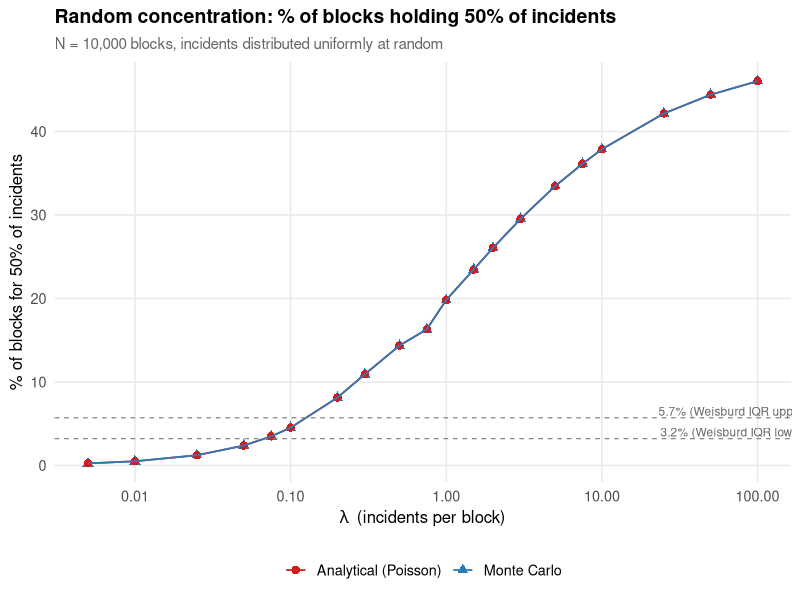
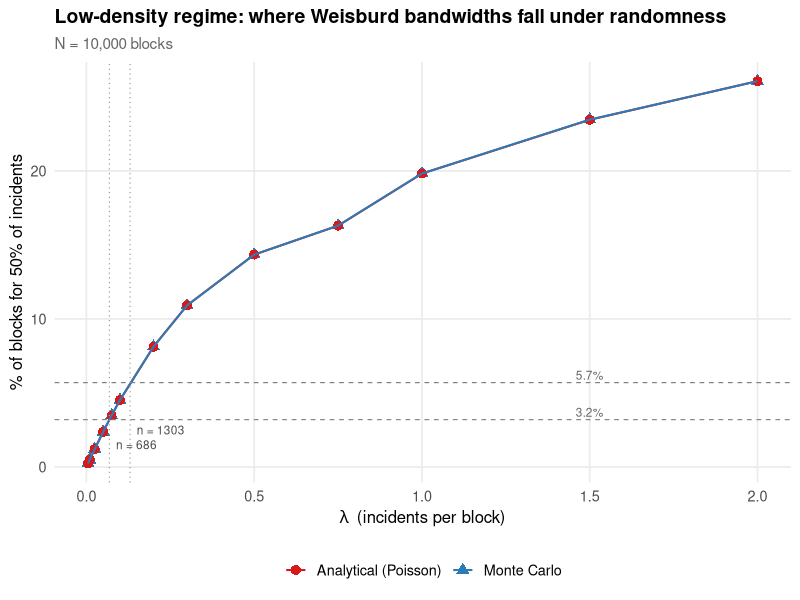

Reproduce these figures in R, in order.
# =============================================================================
# 01-toy_concentration.R
# Toy example: How much concentration does randomness alone produce?
#
# Two approaches compared:
#   1. Monte Carlo — randomly distribute n incidents across N blocks, measure
#      concentration (what % of blocks account for 50% of incidents)
#   2. Analytical — Poisson model with tie-breaking
#
# Inspired by Chalfin, Kaplan & Cuellar (2021), "Measuring Marginal Crime
# Concentration," JRCD 58(4).
# =============================================================================

library(tidyverse)

set.seed(42)

# --- Parameters --------------------------------------------------------------

N <- 10000L                        # number of hypothetical street blocks
n_sims <- 500L                     # Monte Carlo replications per incident count
incident_counts <- c(
  50, 100, 250, 500, 750,
  1000, 2000, 3000, 5000, 7500,
  10000, 15000, 20000, 30000, 50000,
  75000, 100000, 250000, 500000, 1000000
)

# --- 1. Monte Carlo simulation -----------------------------------------------

mc_one <- function(n_incidents, N_blocks) {
  # Assign each incident to a random block (uniform with replacement)
  counts <- tabulate(sample.int(N_blocks, n_incidents, replace = TRUE),
                     nbins = N_blocks)
  # Sort descending

  counts_sorted <- sort(counts, decreasing = TRUE)
  total <- sum(counts_sorted)
  cumshare <- cumsum(counts_sorted) / total
  # What fraction of blocks accounts for 50% of incidents?
  k50 <- which(cumshare >= 0.50)[1]
  k50 / N_blocks
}

mc_results <- map_dfr(incident_counts, function(n_inc) {
  pct_blocks <- replicate(n_sims, mc_one(n_inc, N))
  tibble(
    n_incidents = n_inc,
    lambda      = n_inc / N,
    method      = "Monte Carlo",
    pct_blocks_for_50pct = mean(pct_blocks),
    se          = sd(pct_blocks) / sqrt(n_sims)
  )
})

# --- 2. Analytical Poisson solution ------------------------------------------
#
# Key identity (from Poisson properties):
#   Share of incidents on blocks with count >= k equals P(X >= k-1)
#   where X ~ Poisson(lambda), lambda = n/N
#
# The "top p fraction" won't land exactly at an integer threshold (discrete).
# With k* = critical count where P(X >= k*) <= p <= P(X >= k*-1):
#
#   P(X >= k*-1) + (k*-1)/lambda * [p - P(X >= k*)] = q   (share of incidents)
#
# For small lambda (most of our range), k* = 2 and the equation simplifies to:
#   e^{-lambda} = (1 - p) - (1 - q) * lambda
#
# But we want the INVERSE problem: given N blocks and n incidents (so lambda
# is known), what fraction p of blocks holds q = 50% of incidents?
#
# General approach: for a given lambda, compute p exactly.

analytical_pct_blocks_for_50pct <- function(lambda) {
  if (lambda == 0) return(0)
  q <- 0.50  # target share of incidents

  # Find k*: smallest k such that P(X >= k) <= some candidate p
  # Actually, we solve directly: sweep over possible k* values
  # For each candidate k*, the fraction p of blocks in the "top" group is:
  #
  # The top group = all blocks with count >= k*, plus a fraction of the
  # blocks with count == k*-1
  #
  # Share of incidents from blocks with count >= k* is P(X >= k*-1) [identity]
  # We need to figure out how many blocks from the (k*-1) tier to include
  # so that total incident share = q.
  #
  # incident_share_from_geq_kstar = sum_{j>=k*} j*P(j) / lambda = P(X >= k*-1)
  # incident_share_from_tier      = (k*-1)/lambda * f, where f = fraction of
  #                                 the (k*-1) tier we include
  # blocks_share = P(X >= k*) + f * P(X = k*-1)
  #
  # Setting total incident share = q:
  #   P(X >= k*-1) + (k*-1)/lambda * f * P(X = k*-1) ... wait
  #
  # Let me be more careful. The identity gives us:
  #   sum_{j>=k} j P(j) = lambda * P(X >= k-1)
  #
  # So incidents from blocks with count >= k* :
  #   share_geq = P(X >= k*-1)       [as fraction of total = lambda]
  #

  # If share_geq >= q already, k* is too low. Increase k*.
  # If share_geq < q, we need to dip into the (k*-1) tier.
  #
  # Each block in the (k*-1) tier contributes (k*-1)/lambda share of total.
  # Wait — each block contributes (k*-1) incidents out of lambda*N total,
  # so as a share of total incidents: (k*-1)/(lambda*N) per block.
  # Number of blocks in the tier: N * P(X = k*-1).
  # We take f of them, so incident share from tier = f * N * P(X=k*-1) * (k*-1) / (lambda*N)
  #                                                = f * P(X=k*-1) * (k*-1) / lambda
  #
  # Total incident share = P(X >= k*-1) + f * P(X=k*-1) * (k*-1)/lambda = q
  # => f = (q - P(X >= k*-1)) * lambda / ((k*-1) * P(X=k*-1))
  #
  # Block share = P(X >= k*) + f * P(X = k*-1)

  # Find k*: the threshold count
  # k* is smallest integer such that the incident share from >= k* alone is <= q
  # i.e., P(X >= k*-1) <= q
  # i.e., k*-1 >= qpois(1-q, lambda)  ... roughly

  # Sweep from k*=1 upward
  for (kstar in 1:1000) {
    share_geq <- ppois(kstar - 2, lambda, lower.tail = FALSE)
    # share_geq = P(X >= kstar-1) = incident share from blocks with count >= kstar
    # Wait: P(X >= kstar-1) = 1 - P(X <= kstar-2)
    # When kstar=1: share_geq = P(X >= 0) = 1. That's all incidents. Too much.
    # When kstar=2: share_geq = P(X >= 1) = 1 - P(X=0) = 1 - e^{-lambda}

    if (kstar == 1) {
      share_geq <- 1.0
    } else {
      share_geq <- ppois(kstar - 2, lambda, lower.tail = FALSE)
    }

    if (share_geq <= q) {
      # k* found. Now compute f.
      if (kstar == 1) {
        # All blocks contribute; p = 1 trivially (shouldn't happen for q<1)
        return(1.0)
      }

      tier_count <- kstar - 1
      p_tier <- dpois(tier_count, lambda)

      if (p_tier == 0) {
        # Degenerate — all mass above kstar, just return P(X >= kstar)
        return(ppois(kstar - 1, lambda, lower.tail = FALSE))
      }

      f <- (q - share_geq) * lambda / (tier_count * p_tier)
      f <- min(max(f, 0), 1)  # clamp

      p_blocks <- ppois(kstar - 1, lambda, lower.tail = FALSE) + f * p_tier
      return(p_blocks)
    }
  }
  return(NA_real_)
}

analytical_results <- tibble(
  n_incidents = incident_counts,
  lambda      = incident_counts / N,
  method      = "Analytical (Poisson)"
) %>%
  rowwise() %>%
  mutate(pct_blocks_for_50pct = analytical_pct_blocks_for_50pct(lambda)) %>%
  ungroup()

# --- 3. Combine and compare --------------------------------------------------

comparison <- bind_rows(
  mc_results %>% select(n_incidents, lambda, method, pct_blocks_for_50pct),
  analytical_results
)

cat("\n=== Comparison: Monte Carlo vs Analytical ===\n\n")
comparison_wide <- comparison %>%
  select(n_incidents, lambda, method, pct_blocks_for_50pct) %>%
  pivot_wider(names_from = method, values_from = pct_blocks_for_50pct) %>%
  mutate(
    difference = `Monte Carlo` - `Analytical (Poisson)`,
    ratio_n_to_N = n_incidents / N
  )
print(comparison_wide, n = 30)

# --- 4. Find incident counts for Weisburd bandwidths -------------------------
#
# What lambda (and hence n) yields exactly 3.2% or 5.7% of blocks = 50% of
# incidents under pure randomness?

find_lambda_for_target_pct <- function(target_pct, N_blocks = 10000,
                                        tol = 1e-6) {
  # Binary search over lambda
  # As lambda increases, pct_blocks increases (monotonic), so:
  #   if p(mid) < target => lambda too small => raise lo
  #   if p(mid) > target => lambda too large => lower hi
  lo <- 1e-6
  hi <- 200
  while (hi - lo > tol) {
    mid <- (lo + hi) / 2
    p <- analytical_pct_blocks_for_50pct(mid)
    if (p < target_pct) {
      lo <- mid
    } else {
      hi <- mid
    }
  }
  (lo + hi) / 2
}

lambda_32 <- find_lambda_for_target_pct(0.032)
lambda_57 <- find_lambda_for_target_pct(0.057)

cat("\n=== Weisburd Bandwidth: What random incident count produces these? ===\n")
cat(sprintf(
  "\n  3.2%% of blocks = 50%% of incidents => lambda = %.4f, n = %.0f incidents on %d blocks",
  lambda_32, lambda_32 * N, N
))
cat(sprintf(
  "\n  5.7%% of blocks = 50%% of incidents => lambda = %.4f, n = %.0f incidents on %d blocks",
  lambda_57, lambda_57 * N, N
))
cat("\n")

# Verify with Monte Carlo
verify_mc <- function(n_inc, N_blocks, n_reps = 2000) {
  pcts <- replicate(n_reps, mc_one(n_inc, N_blocks))
  c(mean = mean(pcts), se = sd(pcts) / sqrt(n_reps))
}

cat("\n=== Verification (Monte Carlo, 2000 reps) ===\n")
v32 <- verify_mc(round(lambda_32 * N), N)
cat(sprintf("  n=%d: MC mean = %.4f (SE=%.5f), target = 0.0320\n",
            round(lambda_32 * N), v32["mean"], v32["se"]))
v57 <- verify_mc(round(lambda_57 * N), N)
cat(sprintf("  n=%d: MC mean = %.4f (SE=%.5f), target = 0.0570\n",
            round(lambda_57 * N), v57["mean"], v57["se"]))

# --- 5. Plots ----------------------------------------------------------------

theme_pub <- theme_minimal(base_size = 13) +
  theme(
    panel.grid.minor = element_blank(),
    plot.title = element_text(face = "bold", size = 14),
    plot.subtitle = element_text(color = "grey40", size = 11),
    axis.title = element_text(size = 12),
    legend.position = "bottom"
  )

# Plot 1: MC vs Analytical across incident counts
p1 <- ggplot(comparison, aes(x = lambda, y = pct_blocks_for_50pct * 100,
                              color = method, shape = method)) +
  geom_point(size = 2.5) +
  geom_line(linewidth = 0.6) +
  geom_hline(yintercept = c(3.2, 5.7), linetype = "dashed", color = "grey50",
             linewidth = 0.4) +
  annotate("text", x = max(comparison$lambda) * 0.7, y = 3.2 + 0.8,
           label = "3.2% (Weisburd IQR lower)", size = 3, color = "grey40") +
  annotate("text", x = max(comparison$lambda) * 0.7, y = 5.7 + 0.8,
           label = "5.7% (Weisburd IQR upper)", size = 3, color = "grey40") +
  scale_x_log10(labels = scales::comma) +
  scale_color_manual(values = c("Monte Carlo" = "#2c7bb6",
                                 "Analytical (Poisson)" = "#d7191c")) +
  labs(
    title = "Random concentration: % of blocks holding 50% of incidents",
    subtitle = sprintf("N = %s blocks, incidents distributed uniformly at random",
                       scales::comma(N)),
    x = expression(lambda ~~ "(incidents per block)"),
    y = "% of blocks for 50% of incidents",
    color = NULL, shape = NULL
  ) +
  theme_pub

ggsave(here::here("output", "toy_mc_vs_analytical.png"), p1,
       width = 8, height = 5.5, dpi = 300, bg = "white")

# Plot 2: Zoomed in on the low-lambda region (where Weisburd bandwidths fall)
comparison_low <- comparison %>% filter(lambda <= 2)

p2 <- ggplot(comparison_low, aes(x = lambda, y = pct_blocks_for_50pct * 100,
                                  color = method, shape = method)) +
  geom_point(size = 3) +
  geom_line(linewidth = 0.7) +
  geom_hline(yintercept = c(3.2, 5.7), linetype = "dashed", color = "grey50",
             linewidth = 0.4) +
  geom_vline(xintercept = c(lambda_32, lambda_57), linetype = "dotted",
             color = "grey60", linewidth = 0.4) +
  annotate("text", x = lambda_32 + 0.02, y = 1.5,
           label = sprintf("n = %d", round(lambda_32 * N)),
           size = 3, color = "grey30", hjust = 0) +
  annotate("text", x = lambda_57 + 0.02, y = 2.5,
           label = sprintf("n = %d", round(lambda_57 * N)),
           size = 3, color = "grey30", hjust = 0) +
  annotate("text", x = 1.5, y = 3.2 + 0.5,
           label = "3.2%", size = 3, color = "grey40") +
  annotate("text", x = 1.5, y = 5.7 + 0.5,
           label = "5.7%", size = 3, color = "grey40") +
  scale_color_manual(values = c("Monte Carlo" = "#2c7bb6",
                                 "Analytical (Poisson)" = "#d7191c")) +
  labs(
    title = "Low-density regime: where Weisburd bandwidths fall under randomness",
    subtitle = sprintf("N = %s blocks", scales::comma(N)),
    x = expression(lambda ~~ "(incidents per block)"),
    y = "% of blocks for 50% of incidents",
    color = NULL, shape = NULL
  ) +
  theme_pub

ggsave(here::here("output", "toy_low_lambda_zoom.png"), p2,
       width = 8, height = 5.5, dpi = 300, bg = "white")

cat("\nPlots saved to output/\n")
cat("Done.\n")
